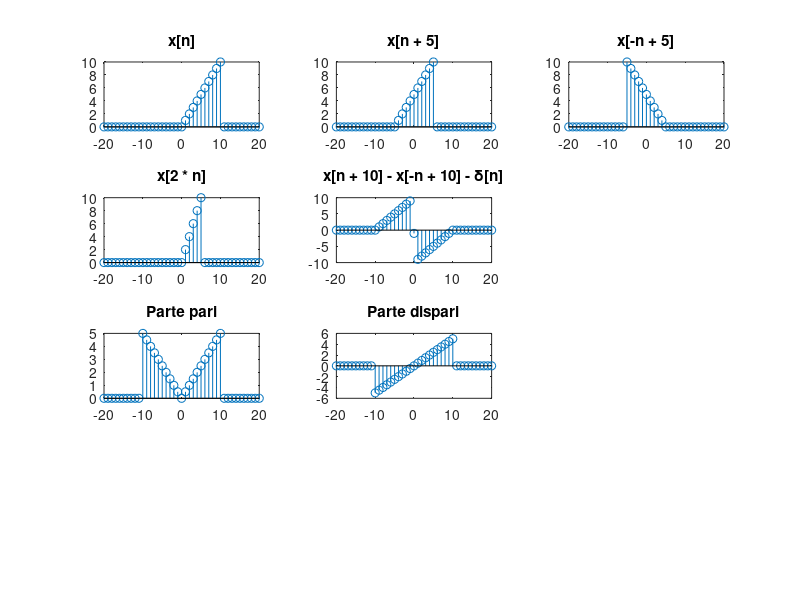

The MATLAB script that drew this image:
x = @(n) n .* (n <= 10 & n > 0)


n = [-20: 20]
y1 = x(n + 5)
y2 = x(-n + 5)
y3 = x(2 * n)
y4= x(n + 10) - x(-n + 10) - (n==0)

yPari = (x(n) + x(-n))/2
yDispari = (x(n) - x(-n)) /2

figure('name', 'Esercizio 1')
subplot(4,3,1)

stem(n, x(n))
title("x[n]")

subplot(4,3,2)
stem(n,y1)
title("x[n + 5]")

subplot(4,3,3)
stem(n,y2)
title("x[-n + 5]")

subplot(4,3,4)
stem(n,y3)
title("x[2 * n]")

subplot(4,3,5)
stem(n,y4)
title("x[n + 10] - x[-n + 10] - δ[n]")

subplot(4,3,7)
stem(n,yPari)
title("Parte pari")


subplot(4,3,8)
stem(n,yDispari)
title("Parte dispari")

